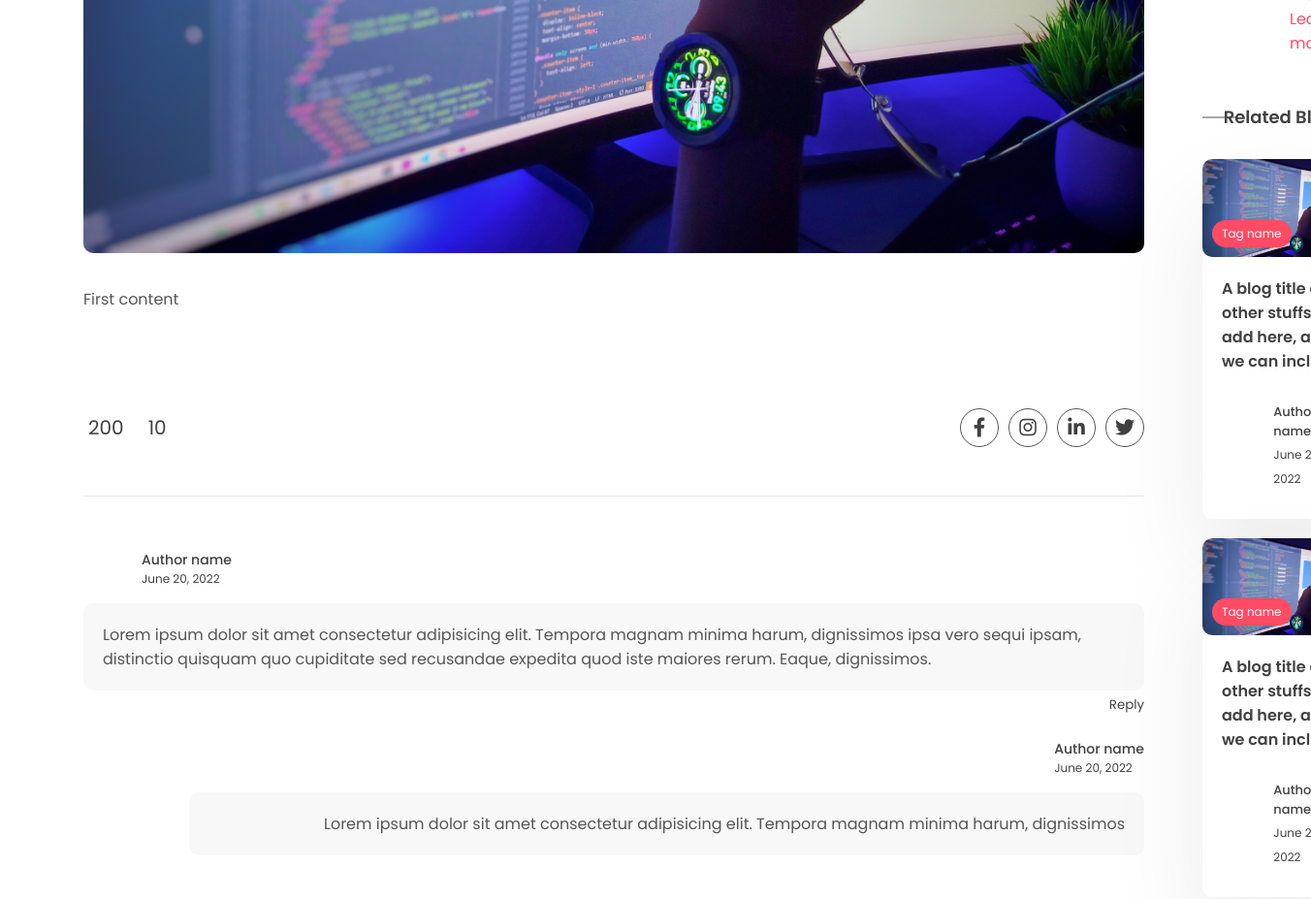
The page /post/first (middle part) on the database as committed earlier.
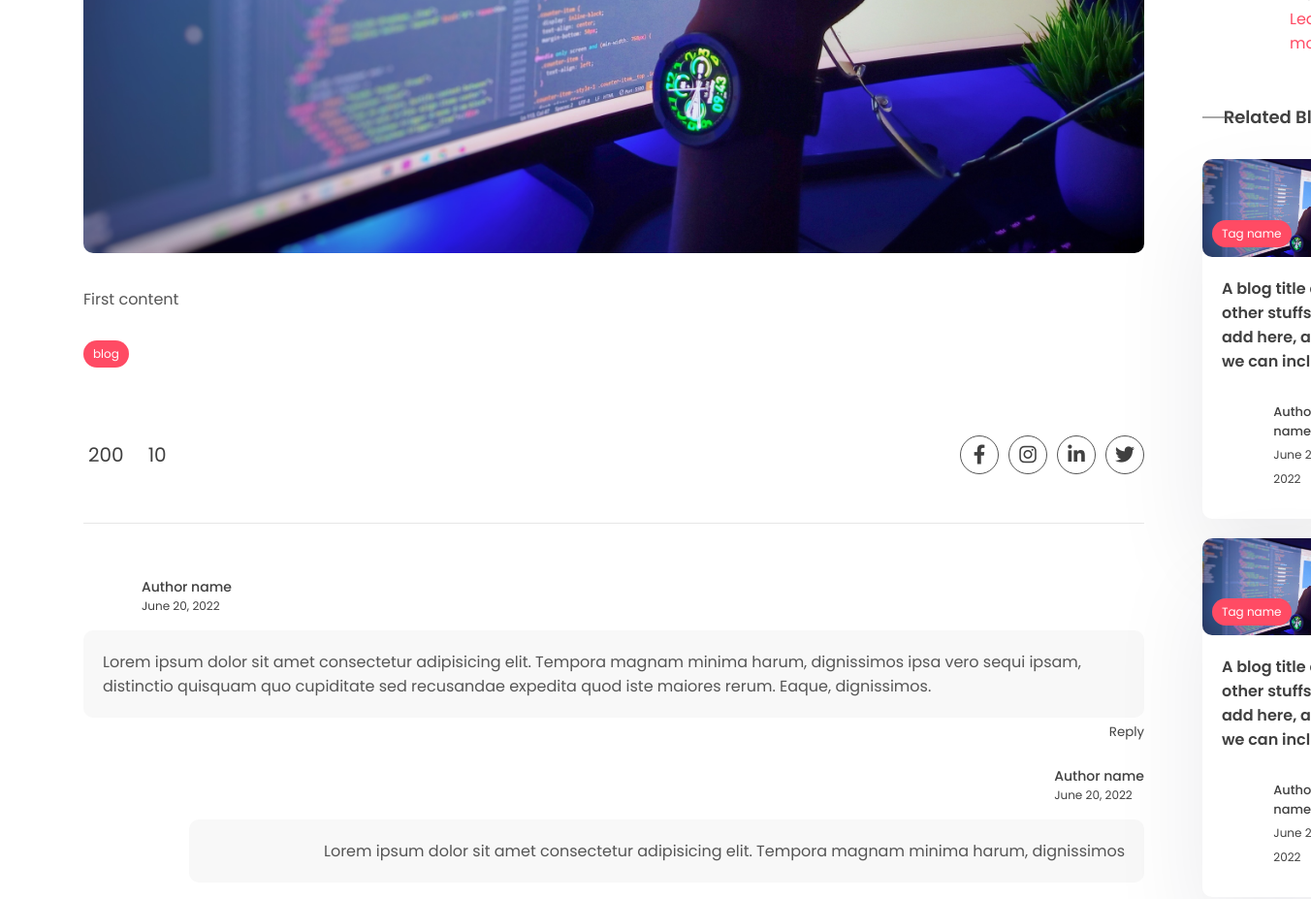
The same page on the database as committed later.
### app/models.py (models this page shows, shortened)
class Post(models.Model):
    title=models.CharField(max_length=200)
    content=models.TextField()
    last_updates=models.DateTimeField(auto_now=True)
    slug=models.SlugField(max_length=200,unique=True)
    image=models.ImageField(null=True,blank=True,upload_to="images/")
    tags=models.ManyToManyField(Tag,blank=True,related_name='post')
    view_count=models.IntegerField(null=True,blank=True)

class Tag(models.Model):
    name=models.CharField(max_length=100)
    description=models.CharField(max_length=100)
    slug=models.SlugField(max_length=200,unique=True)

### app/views.py (the view)
# urls.py: path('post/<slug:slug>',views.post_page,name='post_page'),
def post_page(request,slug):
    post=Post.objects.get(slug=slug)
    if post.view_count is None:
        post.view_count=1
    else:
        post.view_count=post.view_count+1
    post.save()
    context={'post':post}
    return render(request,'app/post.html',context)

### app/templates/app/post.html (shortened to what this page needs)
{% extends "base.html" %}
{% block content %}
      <div class="container">
        <div class="layout">
          <div class="left">
            <section class="mt">
              <div class="container">
                <div class="blog-post">
                  <div class="post-img blog-img">
                    <img src="{{post.image.url}}" alt="" />
                  </div>
                  <div class="blog-post-content">
                    <p>
                      {{post.content}}
                    </p>
                    <div class="blog-tags">
                    {% for tag in post.tags.all  %}
                      <div class="tag">{{tag.name}}</div>
                    {% endfor %}
                    </div>
                    <div class="social-share">
                      <div class="reactions">
                        <div class="likes">
                           <span>200</span>
                        </div>
                        <div class="total-comments">
                          <span>10</span>
                        </div>
                      </div>
                      <div class="share">
                        <div class="social">
                          <a href="#">
                            <i class="fa-brands fa-facebook-f"></i>
                          </a>
                          <a href="#">
                            <i class="fa-brands fa-instagram"></i>
                          </a>
                          <a href="#">
                            <i class="fa-brands fa-linkedin-in"></i>
                          </a>
                          <a href="#">
                            <i class="fa-brands fa-twitter"></i>
                          </a>
                        </div>
                      </div>
                    </div>
                    <div class="user-comment">
                      <div class="author">
                        <div class="profile-pic">
                        </div>
                        <div class="details">
                          <p>Author name</p>
                          <small>June 20, 2022</small>
                        </div>
                      </div>
                      <div class="comment-sec-main">
                        <div class="comment-sec">
                          <div class="comment">
                            <p>
                              Lorem ipsum dolor sit amet consectetur adipisicing
                              elit. Tempora magnam minima harum, dignissimos
                              ipsa vero sequi ipsam, distinctio quisquam quo
                              cupiditate sed recusandae expedita quod iste
                              maiores rerum. Eaque, dignissimos.
                            </p>
                          </div>
                          <div class="reply">
                            <button onclick="toggleDiv(this)">Reply</button>
                          </div>
                        </div>
                        <div class="public-reply">
                          <div class="author">
                            <div class="profile-pic">
                            </div>
                            <div class="details">
                              <p>Author name</p>
                              <small>June 20, 2022</small>
                            </div>
                          </div>
                          <div class="comment">
                            <p>
                              Lorem ipsum dolor sit amet consectetur adipisicing
                              elit. Tempora magnam minima harum, dignissimos
                            </p>
                          </div>
                        </div>
                      </div>
                    </div>
                  </div>
                </div>
              </div>
            </section>
          </div>
          <div class="right">
            <div class="block">
              <div class="recent-post">
                <div class="recent-content">
                  <h3>
                  </h3>
                  <a class="learn" href="#"
                    >Learn more
                    <span class="material-icons"> trending_flat </span></a
                  >
                </div>
              </div>
            </div>
            <div class="block r-blog">
              <h2 class="title2">Related Blogs</h2>
              <a href="#">
                <div class="card">
                  <div class="post-img">
                    <img src="../images/post.png" alt="" />
                    <div class="tag">Tag name</div>
                  </div>
                  <div class="card-content">
                    <h3>
                      A blog title and other stuffs will add here, also we can
                      include.
                    </h3>
                    <div class="author">
                      <div class="profile-pic">
                      </div>
                      <div class="details">
                        <p>Author name</p>
                        <small>June 20, 2022</small>
                      </div>
                    </div>
                  </div>
                </div>
              </a>
              <a href="#">
                <div class="card">
                  <div class="post-img">
                    <img src="../images/post.png" alt="" />
                    <div class="tag">Tag name</div>
                  </div>
                  <div class="card-content">
                    <h3>
                      A blog title and other stuffs will add here, also we can
                      include.
                    </h3>
                    <div class="author">
                      <div class="profile-pic">
                      </div>
                      <div class="details">
                        <p>Author name</p>
                        <small>June 20, 2022</small>
                      </div>
                    </div>
                  </div>
                </div>
              </a>
            </div>
          </div>
        </div>
      </div>
    {% endblock content  %}

### templates/base.html (shortened to what this page needs)
{% load static %}
<!DOCTYPE html>
<html lang="en">
  <head>
    <link rel="stylesheet" href="{% static 'app/style.css' %}" />
    <link
      rel="stylesheet"
      href="https://unicons.iconscout.com/release/v2.1.6/css/unicons.css"
    />
    <link
      rel="stylesheet"
      href="https://cdnjs.cloudflare.com/ajax/libs/font-awesome/6.1.1/css/all.min.css"
    />
  </head>
  <body>
    <main>
      {% block content %}{% endblock content %}
    </main>
  </body>
</html>

### app/static/app/style.css (style rules this page uses)
* { margin: 0; padding: 0; box-sizing: border-box; text-decoration: none; border: none; outline: none; list-style: none; font-family: "Poppins", sans-serif; color: var(--black); }
:root { --red: #ff4b64; --black: #404040; --des: #555555; --shadow: #ffffff1a 0px 1px 1px 0px inset, #32325d40 0px 50px 100px -20px, #0000004d 0px 30px 60px -30px; --shadow2: rgba(17, 12, 46, 0.084) 0px 48px 100px 0px; }
html { font-size: 62.5%; }
img { width: 100%; }
.container { max-width: 1220px; margin: auto; padding: 0 10px; }
p, a { font-size: 1.6rem; color: var(--des); }
.post-img { height: 40rem; width: 100%; overflow: hidden; border-radius: 1rem; }
.post-img img { height: 100%; object-fit: cover; object-position: center; }
.learn { display: flex; align-items: center; gap: 1rem; color: var(--red); margin-top: 2rem; }
.card { background: white; box-shadow: var(--shadow2); border-radius: 1rem; cursor: pointer; transition: 0.3s; }
.post-img { position: relative; }
.tag { position: absolute; bottom: 1rem; left: 1rem; background: var(--red); color: white; border-radius: 5rem; padding: 0.5rem 1rem; font-size: 1.2rem; }
.card-content { padding: 2rem; padding-bottom: 3rem; }
.card h3 { font-size: 1.6rem; font-weight: 600; }
.card .post-img { width: 100%; height: unset; aspect-ratio: 1/0.6; }
.author { display: flex; align-items: center; gap: 1rem; margin-top: 2rem; }
.profile-pic { width: 5rem; aspect-ratio: 1/1; border-radius: 50%; overflow: hidden; }
.author p { color: var(--black); font-weight: 500; font-size: 1.4rem; }
.author small { color: var(--black); font-size: 1.2rem; }
.share { width: fit-content; margin: auto; margin-top: 8rem; }
.social { display: flex; align-items: center; gap: 1rem; }
.social a { width: 5rem; aspect-ratio: 1/1; border-radius: 50%; border: 1px solid var(--des); display: flex; align-items: center; justify-content: center; transition: 0.3s; }
.social i { color: var(--black); font-size: 2rem; transition: 0.3s; }
.layout { display: flex; gap: 5rem; }
.left { width: 100%; height: 100%; }
.right { position: sticky; top: 70px; height: 100%; width: 50%; }
.title2 { position: relative; font-size: 1.8rem; text-align: center; font-weight: 600; margin-bottom: 3rem; }
.title2::before { content: ""; position: absolute; height: 1px; width: 20%; background: var(--des); left: 0; top: 50%; transform: translateY(-50%); }
.title2::after { content: ""; position: absolute; height: 1px; width: 20%; background: var(--des); right: 0; top: 50%; transform: translateY(-50%); }
.right .card { padding: 2rem; margin: 2rem 0; }
.right .card h3 { font-size: 1.6rem; }
.right .card p { font-size: 1.3rem; margin-top: 1rem; }
.block { margin-top: 5rem; }
.mt { margin-top: 3rem; }
.blog-img { height: 100%; }
.blog-img img { border-radius: 1rem; }
.blog-post-content { margin-top: 3rem; }
.blog-tags .tag { position: unset; width: fit-content; }
.blog-tags { display: flex; align-items: center; flex-wrap: wrap; gap: 1rem; margin-top: 3rem; }
.user-comment { margin-top: 5rem; }
.comment { background: #f8f8f8; padding: 2rem; border-radius: 1rem; margin-top: 1rem; }
.reply { display: flex; align-items: center; width: fit-content; gap: 1rem; margin-left: auto; margin-top: 0.5rem; }
.public-reply { margin-top: 0; }
.public-reply .author { width: fit-content; margin-left: auto; }
.public-reply { width: 90%; margin-left: auto; }
.public-reply .comment { text-align: right; }
.social-share { margin-top: 5rem; display: grid; grid-template-columns: 1fr 1fr; padding-top: 2rem; padding-bottom: 5rem; border-bottom: 1px solid #00000018; }
.reactions { display: flex; align-items: center; gap: 2rem; }
.social-share .share { margin: 0; margin-left: auto; }
.social-share .share a { width: 4rem; }
.reactions > div { display: flex; align-items: center; gap: 0.5rem; font-size: 2rem; cursor: pointer; }
.recent-post { display: grid; align-items: center; gap: 1rem; margin-top: 3rem; grid-template-columns: auto 1fr; }
.recent-post .learn { margin-top: 0rem; }
.recent-post h3 { font-size: 1.6rem; font-weight: 600; }
.r-blog .card { padding: 0; }
main { padding-top: 10rem !important; }
.reply button { background: transparent; }

Rows that differ between the two databases and show on the page:
added Tag: name "blog"
